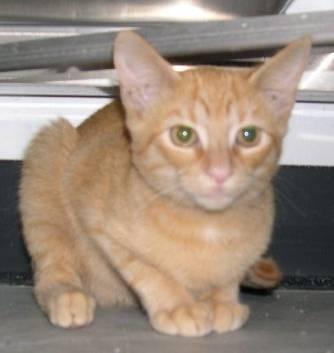
#> input picture Tutorials/cat.4150.jpg, 334 x 353 px
$ jupyter execute Notebook_9_correction.ipynb
#> lines starting #> are read from the running program, lines starting #| are printed output that depends on the picture
### Understanding Convolutional Neural Networks (CNNs)
In this notebook we will work with the convolution technique applied to 2D images.
Let us start by importing the required modules

[cell 1]
import numpy as np
import matplotlib.pyplot as plt
from PIL import Image

CNNs are a class of neural networks used for tasks involving images, such as classification, detection, and segmentation.
They work by detecting patterns in images using filters (kernels) in a process called convolution.
Convolution is an operation that slides a small matrix (called a kernel or filter) over an image and computes element-wise multiplications.
This allows CNNs to detect edges, textures, and patterns.
A 2D image is given by a 2D array, each element representing the intensity of the pixel.

[cell 2]
# Visualize a simple convolution operation
image = np.array([[2, 2, 2, 2, 2],
                  [2, 4, 4, 4, 2],
                  [2, 4, 8, 4, 2],
                  [2, 4, 4, 4, 2],
                  [2, 2, 2, 2, 2]])

Let us now visualize the image represented by this array

[cell 3]
def visualize_image(image):
    """
    Visualizes an image.
    """
    plt.imshow(image, cmap='gray')
    plt.title("Input Image")
    plt.show()

visualize_image(image)

We can now define an array that will represent a filter or a kernel that acts on the image. Let us assume that the filter has 3x3 size (it can be smaller or bigger).

[cell 4]
kernel = np.array([[1, 0, -1],
                   [1, 0, -1],
                   [1, 0, -1]])

And we can visualize the kernel as well

[cell 5]
def visualize_kernel(kernel):
    """
    Visualizes a kernel.
    """
    plt.imshow(kernel, cmap='gray')
    plt.title("Kernel (Filter)")
    plt.show()
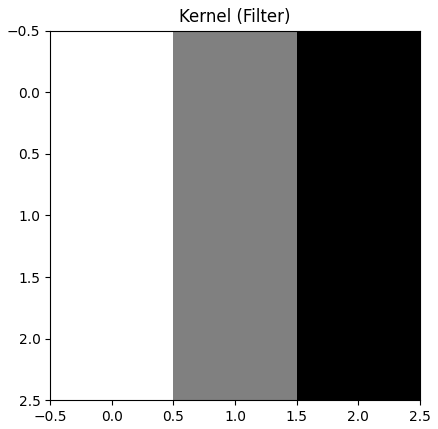
#> figure drawn by matplotlib, 1 panel

visualize_kernel(kernel)

A convolution is the element-wise multiplication of the kernel and subarrays of the image and the result is an array with the same shape as the filter. Afterwards, the elements of this result are summed to produce a scalar.
When performing a convolution, two important parameters are the padding and the stride.
Padding refers to the practice of adding extra rows and columns around an image to control how the convolutional filter interacts with its edges. In our case, we will use the function np.pad to apply padding to the image:
image_padded = np.pad(image, pad_width=padding, mode='constant', constant_values=0)
pad_width=padding indicates the number of pixels to add around the edges of the image. For example:
- padding=1: Adds 1 row/column on all sides.
- padding=2: Adds 2 rows/columns on all sides.
Adding padding ensures preservation of spatial dimensions. Indeed, by padding the image, the output size can remain the same as the input size. It also ensures full coverage of edge pixels, since padding allows the kernel to process the edges of the image effectively.
Stride refers to the step size or the number of pixels the convolutional filter (kernel) moves during each step as it slides across the image. It controls how much the filter shifts when it is applied to the input image. Stride=1 ensures maximum overlap between neighbouring regions, but increases the size of the output, whereas Stride>1 reduces the overlap while decreasing the size of the output.

[cell 6]
# Implementing Convolution Manually

def convolution2d(image, kernel, stride=1, padding=0):
    """
    Perform 2D convolution between an image and a kernel.
    """
#> called with image = array of shape (5, 5), kernel = array of shape (3, 3), stride = 1, padding = 0
    # Apply padding
    image_padded = np.pad(image, pad_width=padding, mode='constant', constant_values=0)

    # Compute the output dimensions
    kernel_height, kernel_width = kernel.shape
    output_height = ((image_padded.shape[0] - kernel_height) // stride) + 1
    output_width = ((image_padded.shape[1] - kernel_width) // stride) + 1

    # Initialize the output feature map
    output = np.zeros((output_height, output_width))

    # Perform convolution
    for i in range(0, output_height):
        for j in range(0, output_width):
            region = image_padded[i*stride:i*stride+kernel_height, j*stride:j*stride+kernel_width]
            output[i, j] = np.sum(region * kernel)

    return output

Now we can apply convolution of the example image

[cell 7]
# Apply convolution on the example image
output_feature_map = convolution2d(image, kernel)

And visualize the result

[cell 8]
plt.imshow(output_feature_map, cmap='gray')
plt.title("Feature Map After Convolution")
plt.colorbar()
plt.show()
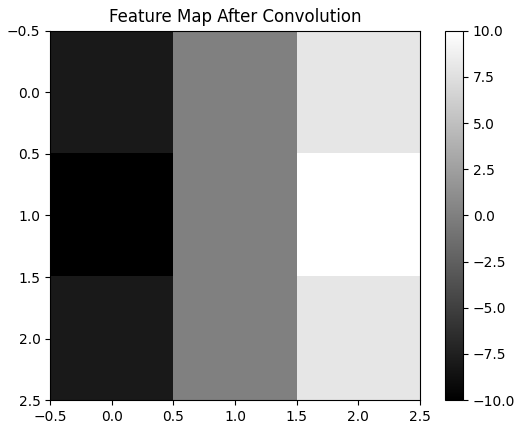
#> figure drawn by matplotlib, 2 panels

A commonly used technique in CNN is MaxPooling. It is a downsampling operation that reduces the spatial dimensions (height and width) of feature maps while retaining the most important information. The key idea is to condense information by selecting the maximum value from a small region (usually a square) of the feature map. Here, again, the two important parameters are the size of the region where the maximum will be computed and the stride.

[cell 9]
def max_pooling(image, size=2, stride=2):
    """
    Perform max pooling on an image with a given pool size and stride.
    """
#> called with image = array of shape (3, 3), size = 2, stride = 2
    output_height = (image.shape[0] - size) // stride + 1
    output_width = (image.shape[1] - size) // stride + 1
    pooled = np.zeros((output_height, output_width))

    for i in range(0, output_height):
        for j in range(0, output_width):
            region = image[i*stride:i*stride+size, j*stride:j*stride+size]
            pooled[i, j] = np.max(region)

    return pooled

Now we can apply MaxPooling to the feature map.

[cell 10]
pooled_feature_map = max_pooling(output_feature_map)

And plot the result, which in this case is trivial.

[cell 11]
plt.imshow(pooled_feature_map, cmap='gray')
plt.title("Feature Map After Max Pooling")
plt.colorbar()
plt.show()
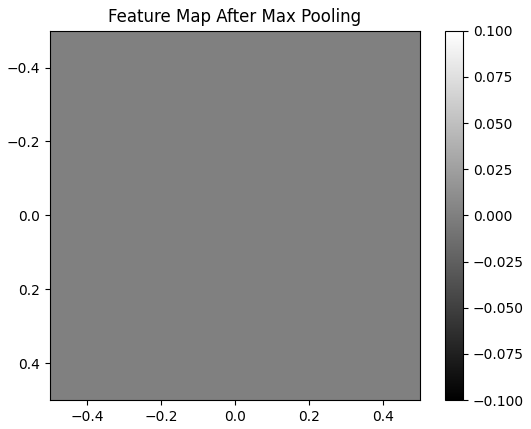
#> figure drawn by matplotlib, 2 panels

After doing all the previous steps, we have all the elements to perform a CNN pipeline, by combining convolution and MaxPooling. We will also add an intermediate step consisting of a ReLU activation function. The basic pipeline includes: Convolution -> Activation (ReLU, using np.maximum) -> MaxPooling.

[cell 12]
# Step 1: Convolution
feature_map = convolution2d(image, kernel)

# Step 2: Activation Function (ReLU)
feature_map_relu = np.maximum(feature_map, 0)

# Step 3: Max Pooling
pooled_output = max_pooling(feature_map_relu)

And we can visualize all the steps of the pipeline

[cell 13]
fig, ax = plt.subplots(1, 3, figsize=(15, 5))
ax[0].imshow(feature_map, cmap='gray')
ax[0].set_title("After Convolution")

ax[1].imshow(feature_map_relu, cmap='gray')
ax[1].set_title("After ReLU Activation")

ax[2].imshow(pooled_output, cmap='gray')
ax[2].set_title("After Max Pooling")
plt.show()
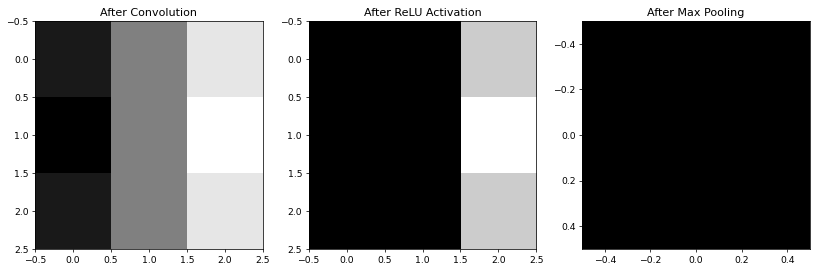
#> figure drawn by matplotlib, 3 panels

Apply the pipeline to a bigger synthetic image.

[cell 14]
# Create a simple synthetic image
synthetic_image = np.array([[0, 0, 0, 0, 0, 0, 0],
                            [0, 50, 255, 100, 255, 156, 0],
                            [0, 200, 0, 34, 255, 65, 0],
                            [0, 255, 100, 255, 200, 255, 0],
                            [0, 200, 0, 100, 255, 65, 0],
                            [0, 100, 210, 255, 200, 255, 0],
                            [0, 0, 0, 0, 0, 0, 0]])/255

# Kernel for edge detection
edge_kernel = np.array([[1, 0, -1],
                        [1, 0, -1],
                        [1, 0, -1]])

# Apply convolution
synthetic_feature_map = convolution2d(synthetic_image, edge_kernel)
synthetic_feature_map_relu = np.maximum(synthetic_feature_map, 0)
synthetic_pooled_output = max_pooling(np.maximum(synthetic_feature_map_relu, 0))

# Visualize Results
fig, ax = plt.subplots(1, 4, figsize=(15, 5))
ax[0].imshow(synthetic_image, cmap='gray')
ax[0].set_title("Input Synthetic Image")

ax[1].imshow(synthetic_feature_map, cmap='gray')
ax[1].set_title("After Convolution")

ax[2].imshow(synthetic_feature_map_relu, cmap='gray')
ax[2].set_title("After ReLU")

ax[3].imshow(synthetic_pooled_output, cmap='gray')
ax[3].set_title("After Pooling")
plt.show()
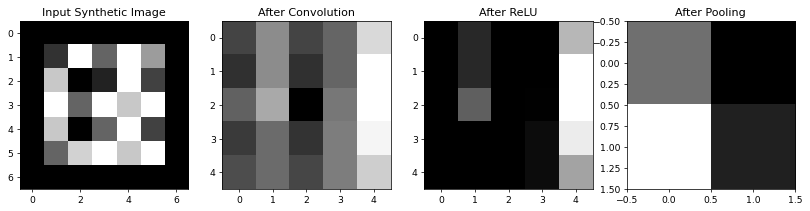
#> figure drawn by matplotlib, 4 panels

We will now apply the pipeline to a realistic image. For this, first load the image.

[cell 15]
def load_image(image_path, size=(128, 128)):
    """
    Load an image, resize it, and convert to grayscale.
    """
#> called with image_path = 'cat.4150.jpg', size = (128, 128)
    image = Image.open(image_path).convert('L')  # Convert to grayscale
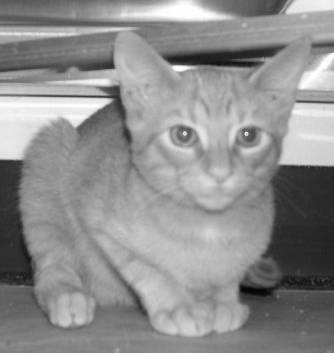
#> image: PIL image 334x353 L; min 2, max 255, mean 142.3
    image = image.resize(size)
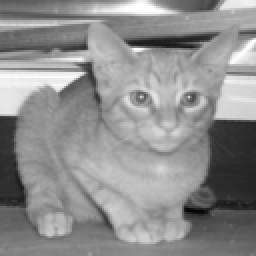
#> image: PIL image 128x128 L (shown 2 times larger); min 4, max 255, mean 142.3
    image_np = np.array(image)
    return image_np

And visualize it

[cell 16]
def show_image(image, title="Image"):
    """
    Display a grayscale image.
    """
    plt.imshow(image, cmap='gray')
    plt.title(title)
    plt.axis('off')
    plt.show()

[cell 17]
image_path = "cat.4150.jpg"
image = load_image(image_path)
show_image(image, title="Original Grayscale Image")

We will use three different kernels to study their impact on the image

[cell 18]
# Example kernels (filters)
kernel_1 = np.array([[1, 0, -1],
                    [1, 0, -1],
                    [1, 0, -1]])

kernel_2 = np.array([[0, -1, 0],
                    [-1, 5, -1],
                    [0, -1, 0]])

kernel_3 = np.array([[1, 1, 1],
                    [1, 1, 1],
                    [1, 1, 1]]) / 9.0

Apply each of these kernels to the image and see what they do on it.

[cell 19]
# Step 1: Convolution with kernel
feature_map_1 = convolution2d(image, kernel_1)
#> call 4 of convolution2d, with kernel = array of shape (3, 3), stride = 1, padding = 0
#> after the loop in convolution2d (call 4), `for i in range(0, output_height):`:
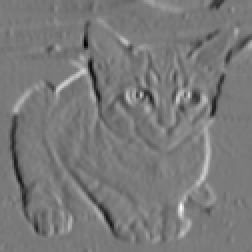
#> output: shape (126, 126) float64 (shown 2 times larger); min -336, max 366, mean -0.2; drawn with min black and max white

# Step 2: Apply ReLU activation
relu_feature_map_1 = np.maximum(feature_map_1, 0)
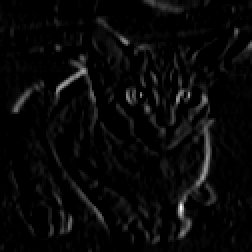
#> relu_feature_map_1: shape (126, 126) float64 (shown 2 times larger); min 0, max 366, mean 12.5; drawn with min black and max white

# Step 3: Max Pooling
pooled_relu_feature_map_1 = max_pooling(relu_feature_map_1)
#> call 4 of max_pooling, with size = 2, stride = 2
#> after the loop in max_pooling (call 4), `for i in range(0, output_height):`:
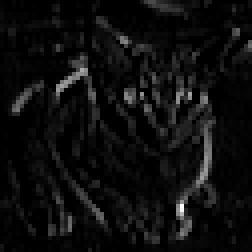
#> pooled: shape (63, 63) float64 (shown 4 times larger); min 0, max 366, mean 20.3; drawn with min black and max white

# Visualize the CNN-like behavior
fig, ax = plt.subplots(1, 3, figsize=(15, 5))
ax[0].imshow(feature_map_1, cmap='gray')
ax[0].set_title("After Convolution")

ax[1].imshow(relu_feature_map_1, cmap='gray')
ax[1].set_title("After ReLU Activation")

ax[2].imshow(pooled_relu_feature_map_1, cmap='gray')
ax[2].set_title("After Max Pooling")
plt.show()
